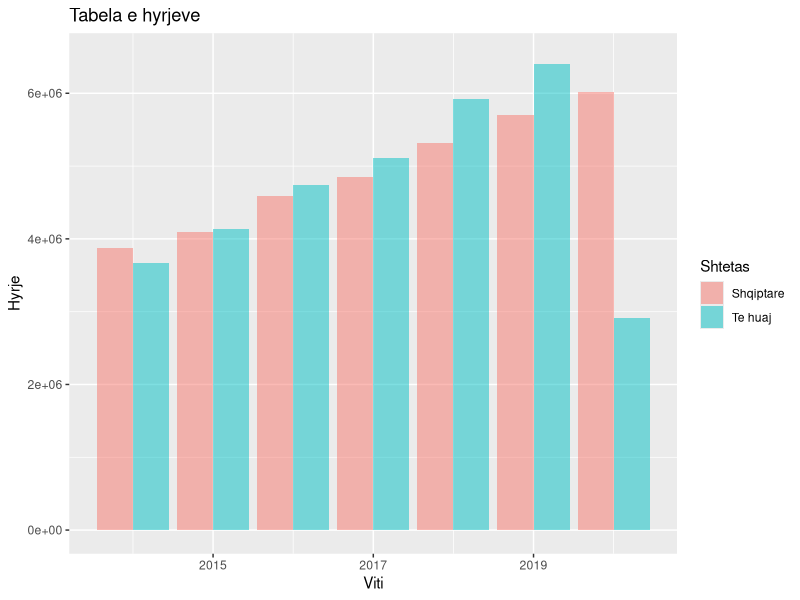
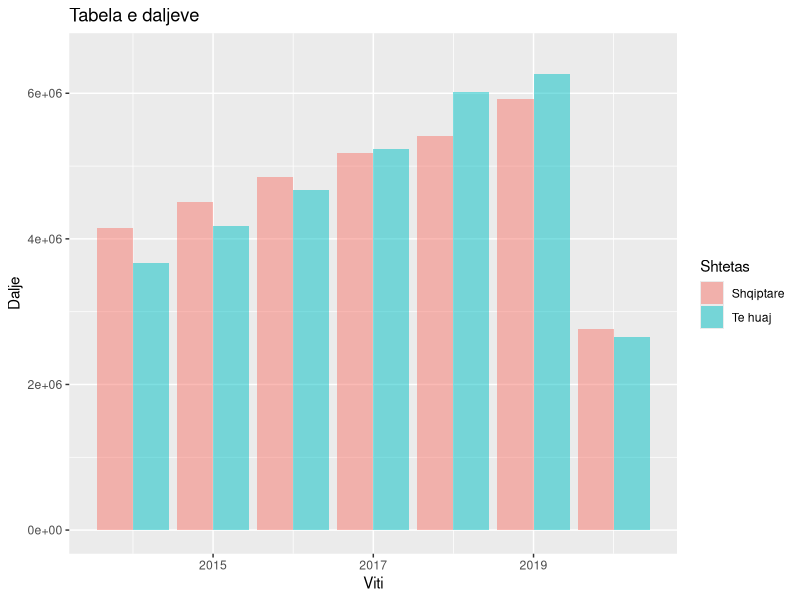

Generate these figures, in order, with R: (Note: this script raises an error after producing the figures.)
## ---- chunk 1
library(ggplot2)
library(readxl)
library(dplyr)

## ---- chunk 2
# Global constants
months = c("Janar", "Shkurt", "Mars", "Prill", "Maj", "Qershor", "Korrik", "Gusht", "Shtator", "Tetor", "Nentor", "Dhjetor")

years2016_2021 = c(2016, 2017, 2018, 2019, 2020, 2021)

currencies = c("GBP", "USD", "EUR", "CHF")

## ---- chunk 3
# read the data
hyrje_dalje_vjetore = read_excel(
    path = "datasets/hyrje-dalje-vjetore.xlsx", 
    col_types = c("numeric", "numeric", "numeric", "text")
)

print(hyrje_dalje_vjetore)

## ---- chunk 4
ggplot(
    hyrje_dalje_vjetore, 
    aes(x = Viti, y = `Hyrje (total)`, fill = Shtetas)
) + 
    geom_bar(stat="identity",position = "dodge", alpha = 0.5) + 
    labs(y = "Hyrje", title = "Tabela e hyrjeve") + 
    coord_cartesian(ylim = c(0, 6500000))

ggplot(
    hyrje_dalje_vjetore, 
    aes(x = Viti, y = `Dalje (total)`, fill = Shtetas)
) + 
    geom_bar(stat="identity",position = "dodge", alpha = 0.5) + 
    labs(y = "Dalje", title = "Tabela e daljeve") + 
    coord_cartesian(ylim = c(0, 6500000))

## ---- chunk 5
alb = hyrje_dalje_vjetore %>%
    filter(Shtetas == "Shqiptare")

foreign = hyrje_dalje_vjetore %>%
    filter(Shtetas == "Te huaj")

cv_hyrje_alb = 100 * sd(alb$`Hyrje (total)`) / mean(alb$`Hyrje (total)`)
cv_hyjre_foreign = 100 * sd(foreign$`Hyrje (total)`) / mean(foreign$`Hyrje (total)`)

print("Varësia ndaj hyrjeve të shqiptarëve (%)")
print(cv_hyrje_alb)
print("Varësia ndaj hyrjeve të të huajve (%)")
print(cv_hyjre_foreign)
## ---- chunk 6

hyrje_mujore_te_huaj = read_excel(
    path = "datasets/hyrje-mujore-te-huaj.xlsx", 
    col_types = c("numeric", "numeric", "numeric")
)

print(hyrje_mujore_të_huaj)

ggplot(hyrje_mujore_te_huaj, aes(x = Viti, y = Vlera, group = Viti)) + 
    geom_boxplot(
        outlier.colour = "red", 
        outlier.shape = 1, 
        alpha = 0.5, 
        color = "black",
        fill = years2016_2021
    ) + 
    labs(
        title = "Hyrje të shtetasve të huaj për qëllime pushimi, vizita etj",
        x = "Viti",
        y = "Hyrje" 
    )

## ---- chunk 7
ggplot(hyrje_mujore_te_huaj, aes(x = Muaji, y = Vlera, group = Muaji)) + 
    geom_boxplot(outlier.colour = "red", outlier.shape = 1, alpha = 0.5, color = "black") + 
    labs(
        title = "Hyrje te shtetasve te huaj per qellime pushimi, vizita etj",
        x = "Muaji",
        y = "Hyrje" 
    ) + 
    scale_x_discrete(
        limit = factor(1:12), 
        labels = months
    )

## ---- chunk 8
kursi_i_kembimit_valutor_mujor = read_excel(
    path = "datasets/kursi-i-kembimit-valutor-mujor.xlsx", 
    col_types = c("text", "numeric", "numeric", "numeric")
)
print(kursi_i_kembimit_valutor_mujor)
ggplot(kursi_i_kembimit_valutor_mujor, aes(x = Muaji, y = `Vlera (ALL)`, group = Muaji)) + 
    geom_boxplot(outlier.colour = "red", outlier.shape = 1, alpha = 0.5, color = "black") + 
    labs(
        title = "Hyrje të shtetasve të huaj për qëllime pushimi, vizita etj",
        x = "Muaji",
        y = "Hyrje" 
    ) + 
    facet_wrap(vars(Monedha))

## ---- chunk 9
# mean of foreign tourists per each month of the year
x = hyrje_mujore_te_huaj %>% 
    group_by(Muaji) %>% 
    summarise_at(
        vars(Vlera), 
        list(name = mean)
    )

# mean of exchange rate of each currency per each month of the year
monedha = data.frame(months)
for (curr in currencies) {
    el = kursi_i_kembimit_valutor_mujor %>% 
    filter(Monedha == curr) %>%
    group_by(Muaji) %>% 
    summarise_at(
        vars(`Vlera (ALL)`), 
        list(name = mean)
    )
    monedha[curr] = el$name
}

# combine
df = data.frame(
    muaji = months,
    hyrje = x$name,
    gbp = monedha$GBP,
    chf = monedha$CHF,
    eur = monedha$EUR,
    usd = monedha$USD
)

# gbp
ggplot(df) +
    aes(x = hyrje, y = gbp) +
    geom_point(
        shape = "circle",
        size = 2.5,
        colour = "#112446"
    ) +
    geom_smooth(span = 1L) +
    labs(
        x = "Hyrje mesatare mujore te shtetasve te huaj",
        y = "Vlera mesatare mujore e GBP",
        title = "Varesia e kursit te kembimit te GBP ndaj hyrjeve mujore"
    ) +
    theme_gray()


cor.test(x = df$hyrje, y = df$gbp)

## ---- chunk 10
# chf
ggplot(df) +
    aes(x = hyrje, y = chf) +
    geom_point(shape = "circle", size = 2.5, colour = "#112446") +
    geom_smooth(span = 1L) +
    labs(
        x = "Hyrje mesatare mujore",
        y = "Vlera mesatare mujore CHF",
        title = "Varesia e CHF nga hyrjet mujore"
    ) +
    theme_gray()

cor.test(x = df$hyrje, y = df$chf)

## ---- chunk 11
# eur
ggplot(df) +
    aes(x = hyrje, y = eur) +
    geom_point(shape = "circle", size = 2.5, colour = "#112446") +
    geom_smooth(span = 1L) +
    labs(
        x = "Hyrje mujore",
        y = "Vlera e EUR",
        title = "Varesia e EUR nga hyrjet mesatare mujore"
    ) +
    theme_gray()

cor.test(x = df$hyrje, y = df$eur)

## ---- chunk 12
# usd
ggplot(df) +
    aes(x = hyrje, y = usd) +
    geom_point(shape = "circle", size = 2.5, colour = "#112446") +
    geom_smooth(span = 1L) +
    labs(
        x = "Hyrje mujore",
        y = "Vlera e USD",
        title = "Varesia e USD nga hyrjet mesatare mujore"
    ) +
    theme_gray()

cor.test(x = df$hyrje, y = df$usd)
